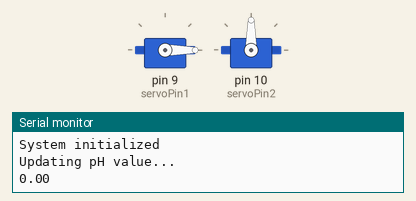
The sketch below on a simulated Arduino Uno, built with avr-gcc and run on an emulated ATmega328P. Parts: 2 × servo, the last lines printed to the serial monitor.

Above: at 0.05 s.
At 0.3 s:
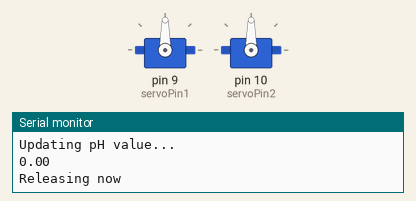
At 0.55 s:
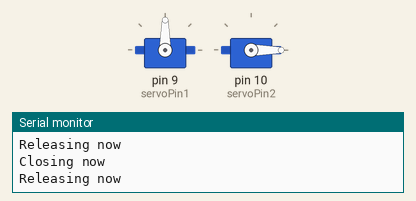
At 1.0 s:
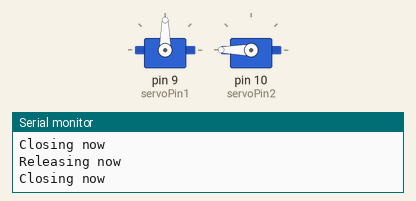
Timing chart, 0 to 3.0 s (numbered marks = the images above):
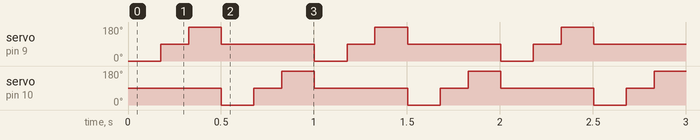

Measured:
- by itself, servo on pin 9 (servoPin1): repeats every 1.0 s: 180° 0.18 s, 90° 0.50 s, 0° 0.18 s, 90° 0.15 s
- by itself, servo on pin 10 (servoPin2): repeats every 1.0 s: 90° 0.15 s, 180° 0.18 s, 90° 0.50 s, 0° 0.18 s

The sketch:

pH_regulator.ino
```cpp
#include <Servo.h>

float feedInterval = 1500;   // seconds during feeding time
const byte servoPin1 = 9;      // pin used to command the servo motor 1
const byte servoPin2 = 10;     // pin used to command the servo motor 2
float pHUpperThreshold = 6.5;
float pHLowerThreshold = 5.5;
float pHvalue = analogRead(A0); // change this to the analog pin used
unsigned long lastUpdateTime = 0;  //Track the last update time
const unsigned long updateInterval = 1200000;    //Update once every 20 minutes

Servo servo1;
Servo servo2;

//stop the contents from flowing
void feederClose1() {
  servo1.write(180);
  delay(175);
  servo1.write(90);
}

//release the contents
void feederOpen1() {
  servo1.write(0);
  delay(175);
  servo1.write(90);
}

//stop the contents from flowing
void feederClose2() {
  servo2.write(180);
  delay(175);
  servo2.write(90);
}

//release the contents
void feederOpen2() {
  servo2.write(0);
  delay(175);
  servo2.write(90);
}

void setup() {
  Serial.begin(9600);
  servo1.attach(servoPin1);
  servo2.attach(servoPin2);
  Serial.println("System initialized");
}

void loop() {
  if (millis() -  lastUpdateTime >= updateInterval); {
    Serial.println("Updating pH value...");
    Serial.println(pHvalue);
    if (pHvalue > pHUpperThreshold); {
      Serial.println("Releasing now");
      feederOpen1();
      delay(150);
      Serial.println("Closing now");
      feederClose1();
    }
    if (pHvalue < pHLowerThreshold); {
      Serial.println("Releasing now");
      feederOpen2();
      delay(150);
      Serial.println("Closing now");
      feederClose2();
    }

  }
}
```
